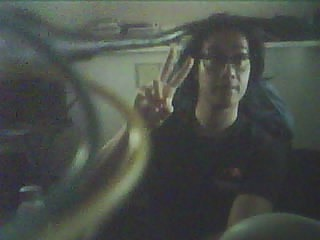
#> input picture camera_resources/photos/first_selfie.jpg, 320 x 240 px; its folder holds only this picture in this run
$ python -i LidarSensorValue.py   (imports and definitions only)
#> lines starting #> are read from the running program, lines starting #| are printed output that depends on the picture
#Version final: Real time data values plotted, but not wirelessly
#Esp32 number 2 has not been cooperating, and might have died

#https://discuss.python.org/t/how-to-send-and-receive-serial-in-python/10394
#https://matplotlib.org/stable/users/explain/animations/animations.html
##https://www.w3schools.com/python/ref_string_split.asp
#https://www.geeksforgeeks.org/dynamically-updating-plot-in-matplotlib/

import serial
import matplotlib.pyplot as plt
from matplotlib.animation import FuncAnimation
import numpy as np

SERIAL_PORT = 'COM12'
BAUD_RATE = 115200

# Initialize serial connection
ser = serial.Serial(SERIAL_PORT, BAUD_RATE, timeout=1)
angles1, distances1 = np.array([]), np.array([])
angles2, distances2 = np.array([]), np.array([])
MAX_POINTS = 360

def process_line(line):
    global angles1, distances1, angles2, distances2
    try:
        # Check for SCAN_COMPLETE to reset data
        if "SCAN_COMPLETE" in line:
            angles1, distances1 = np.array([]), np.array([])
            angles2, distances2 = np.array([]), np.array([])
        elif "Angle1" in line and "Distance1" in line:
            parts = line.split("|")
            if len(parts) == 4:  # Only 4 parts/values
                angle1_part = parts[0].split(":")
                distance1_part = parts[1].split(":")
                angle2_part = parts[2].split(":")
                distance2_part = parts[3].split(":")
                if len(angle1_part) > 1 and len(distance1_part) > 1 and len(angle2_part) > 1 and len(distance2_part) > 1:
                    angle1 = int(angle1_part[1].strip())
                    distance1 = int(distance1_part[1].strip())
                    angle2 = int(angle2_part[1].strip())
                    distance2 = int(distance2_part[1].strip())

                    # Filter out distances kind of, 1 sensor went bad
                    if 20 <= distance1 <= 2000:
                        angles1 = np.append(angles1, angle1)[-MAX_POINTS:]
                        distances1 = np.append(distances1, distance1)[-MAX_POINTS:]
                    if 20 <= distance2 <= 2000:
                        angles2 = np.append(angles2, angle2)[-MAX_POINTS:]
                        distances2 = np.append(distances2, distance2)[-MAX_POINTS:]
                else:
                    print(f"Invalid format : {line}")
            else:
                print(f"TOO MANY PARTS: {line}")
    except ValueError as e:
        print(f"ValueError: {e} for line: {line}")


def update_plot(frame):
    global angles1, distances1, angles2, distances2

    if ser.in_waiting > 0:
        raw_data = ser.read_all().decode('utf-8').splitlines()
        for line in raw_data:
            process_line(line.strip())

    ax.clear()
    ax.set_theta_zero_location('N')
    ax.set_theta_direction(-1)
    ax.set_rmax(1000)
    ax.set_rmin(200)

    if angles1.size > 0 and distances1.size > 0:
        ax.scatter(np.radians(angles1), distances1, c='blue', label='Sensor 1', s=10)
    if angles2.size > 0 and distances2.size > 0:
        ax.scatter(np.radians(angles2), distances2, c='red', label='Sensor 2', s=10)

    ax.set_title("Object Detection", va='bottom')
    ax.legend(loc='upper right')

fig = plt.figure(figsize=(8, 8))
ax = plt.subplot(111, polar=True)
ani = FuncAnimation(fig, update_plot, interval=300)  # Update every 300 ms

# [6 lines not run here, left out]

>>> import cv2
>>> picture = cv2.imread('../camera_resources/photos/first_selfie.jpg', cv2.IMREAD_GRAYSCALE)
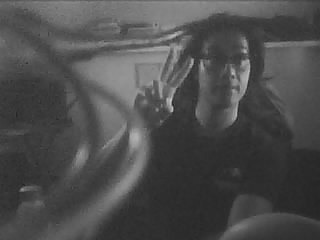
#> picture: shape (240, 320); min 31, max 199, mean 77
#> (the run stopped early here; a loop or call above may not have finished)
